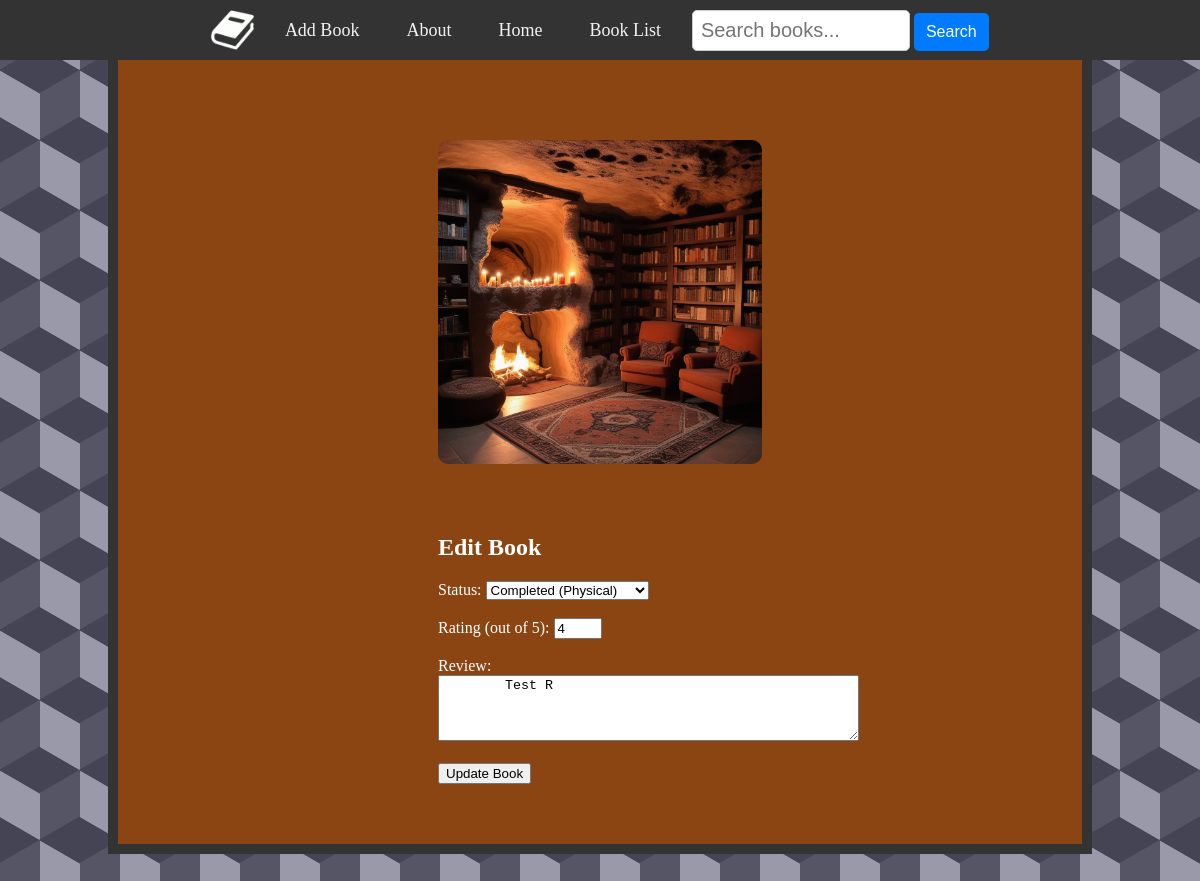
Page /public/pages/update_book.php?id=2 on the committed database.
### tables this page shows
CREATE TABLE `books` (
  `id` int(11) NOT NULL,
  `title` varchar(255) NOT NULL,
  `author` varchar(255) NOT NULL,
  `publish_year` year(4) DEFAULT NULL,
  `genre` varchar(100) DEFAULT NULL,
  `status` varchar(100) DEFAULT 'In Progress',
  `page_count` int(10) UNSIGNED DEFAULT NULL,
  `listen_time` int(10) UNSIGNED DEFAULT NULL,
  `rating` int(11) DEFAULT NULL CHECK (`rating` between 1 and 5),
  `review` text DEFAULT NULL,
  `created_at` date NOT NULL,
  `updated_at` timestamp NOT NULL DEFAULT current_timestamp() ON UPDATE current_timestamp()
);

### public/pages/update_book.php (the view, shortened to what this page needs)
<?php
require_once '../../includes/creds.php';
if (isset($_GET['id']) && is_numeric($_GET['id'])) {
    $book_id = $_GET['id'];
    try {
        $stmt = $pdo->prepare("SELECT review, status, rating FROM books WHERE id = :id");
        $stmt->bindParam(':id', $book_id, PDO::PARAM_INT);
        $stmt->execute();
        $book = $stmt->fetch();
    } catch (PDOException $e) {
        echo "Error: " . $e->getMessage();
    }
}
?>
<!DOCTYPE html>
<html lang="en">
<head>
    <link rel="stylesheet" href="../assets/styles.css">
</head>
<body>
<div class="navbar">
    <img src="../assets/whiteBookIcon.png" alt="White Book Icon">
    <a href="add_book.php">Add Book</a>
    <a href="#news">About</a>
    <a href="../../index.php">Home</a>
    <a href="search_book.php">Book List</a>
    <form method="GET" action="search_book.php">
    <input type="text" name="search" placeholder="Search books..." value="<?= $_GET['search'] ?? '' ?>">
        <button type="submit">Search</button>
    </form>
</div>
<div class="titleBar">
    <div class="container">
    <img class="container__image" src="../assets/fireplace.jpg" alt="Cave Fire Place">
    <div class="container__text">
    <h2>Edit Book</h2>
    <form action="../../includes/update.php" method="POST">
        <label for="status">Status:</label>
        <select name="status">
            <option value="Completed (Physical)" <?= ($book['status'] == "Completed (Physical)") ? 'selected' : '' ?>>Completed
                (Physical)</option>
        </select><br><br>
        <label for="rating">Rating (out of 5):</label>
        <input value="<?= $book['rating'] ?>" type="number" name="rating" step="1" min="0" max="5"><br><br>
        <label for="review">Review:</label>
        <textarea name="review" rows="4" cols="50" placeholder="Write your review here...">
        <?php echo htmlspecialchars($book['review']); ?>
        </textarea><br><br>
        <button type="submit">Update Book</button>
    </form>
</div>
</div>
</div>
</body>
</html>

### public/assets/styles.css (style rules this page uses)
body { background-color: #556; background-image: linear-gradient(30deg, #445 12%, transparent 12.5%, transparent 87%, #445 87.5%, #445), linear-gradient(150deg, #445 12%, transparent 12.5%, transparent 87%, #445 87.5%, #445), linear-gradient(30deg, #445 12%, transparent 12.5%, transparent 87%, #445 87.5%, #445), linear-gradient(150deg, #445 12%, transparent 12.5%, transparent 87%, #445 87.5%, #445), linear-gradient(60deg, #99a 25%, transparent 25.5%, transparent 75%, #99a 75%, #99a), linear-gradient(60deg, #99a 25%, transparent 25.5%, transparent 75%, #99a 75%, #99a); background-size: 80px 140px; background-position: 0 0, 0 0, 40px 70px, 40px 70px, 0 0, 40px 70px; color: white; }
a { color: lightblue }
.navbar { width: 100%; height: 60px; background-color: #333; display: flex; align-items: center; justify-content: center; gap: 15px; position: fixed; top: 0; left: 0; right: 0; z-index: 1000; }
.navbar img { max-height: 40px; width: auto; }
.navbar a { color: #f2f2f2; text-align: center; text-decoration: none; font-size: 18px; padding: 10px 16px; }
.navbar input[type="text"] { padding: 8px; font-size: 20px; border: 1px solid #ccc; width: 200px; border-radius: 5px; background-color: white; color: black; }
.navbar button { padding: 10px 12px; font-size: 16px; border: none; background-color: #007bff; color: white; cursor: pointer; border-radius: 5px; }
.titleBar { border: 10px solid #333; margin: 50px 100px 80px 100px; background-color: saddlebrown; padding: 20px; }
.container { padding: 60px 300px 40px; max-width: 1000px; display: flex; flex-wrap: wrap; gap: 50px; align-items: center; }
.container__image { border: #333; border-radius: 10px; width: 100%; max-width: 500px; height: auto; flex: 1 1 200px; }
.container__text { flex: 2 1 450px; }

### rows in the picture
books: status "Completed (Physical)", rating "4", review "Test R"
